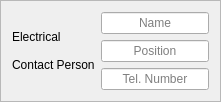
      <widget class="QFrame" name="frame">
       <property name="maximumSize">
        <size>
         <width>300</width>
         <height>16777215</height>
        </size>
       </property>
       <property name="frameShape">
        <enum>QFrame::StyledPanel</enum>
       </property>
       <property name="frameShadow">
        <enum>QFrame::Plain</enum>
       </property>
       <property name="lineWidth">
        <number>1</number>
       </property>
       <property name="midLineWidth">
        <number>0</number>
       </property>
       <layout class="QGridLayout" name="gridLayout">
        <item row="0" column="1">
         <widget class="QLineEdit" name="el_contact_name">
          <property name="maximumSize">
           <size>
            <width>200</width>
            <height>16777215</height>
           </size>
          </property>
          <property name="text">
           <string/>
          </property>
          <property name="alignment">
           <set>Qt::AlignCenter</set>
          </property>
          <property name="placeholderText">
           <string>Name</string>
          </property>
         </widget>
        </item>
        <item row="1" column="1">
         <widget class="QLineEdit" name="el_contact_position">
          <property name="maximumSize">
           <size>
            <width>200</width>
            <height>16777215</height>
           </size>
          </property>
          <property name="text">
           <string/>
          </property>
          <property name="alignment">
           <set>Qt::AlignCenter</set>
          </property>
          <property name="placeholderText">
           <string>Position</string>
          </property>
         </widget>
        </item>
        <item row="2" column="1">
         <widget class="QLineEdit" name="el_contact_phone">
          <property name="maximumSize">
           <size>
            <width>200</width>
            <height>16777215</height>
           </size>
          </property>
          <property name="text">
           <string/>
          </property>
          <property name="alignment">
           <set>Qt::AlignCenter</set>
          </property>
          <property name="placeholderText">
           <string>Tel. Number</string>
          </property>
         </widget>
        </item>
        <item row="0" column="0" rowspan="3">
         <widget class="QLabel" name="label_5">
          <property name="maximumSize">
           <size>
            <width>100</width>
            <height>16777215</height>
           </size>
          </property>
          <property name="styleSheet">
           <string notr="true"/>
          </property>
          <property name="text">
           <string>Electrical

Contact Person</string>
          </property>
         </widget>
        </item>
       </layout>
      </widget>
